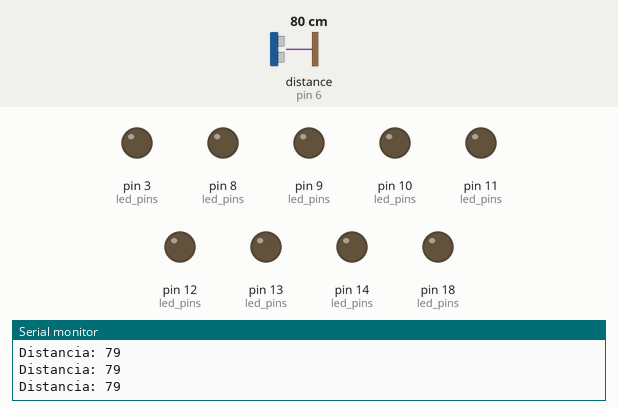
A sketch run on a simulated Arduino Uno, built with avr-gcc and run on an emulated ATmega328P. Shown: output pins drawn as LEDs (lit = HIGH), the last lines printed to the serial monitor. Wiring (inferred from the names in the program): ultrasonic range finder: trigger pin 7; echo pin 6. Inputs (shaded band) come from the test bench; at power-on: distance to the obstacle (sensor on pin 6) 80 cm. The echo pulse lasts 58.3 µs per cm; pins used as bus, display or sensor lines are not drawn.

Above: at 1.3 s.
1.4 s: distance to the obstacle (sensor on pin 6) set to 54 cm
2.9 s: distance to the obstacle (sensor on pin 6) set to 47 cm
At 4.2 s:
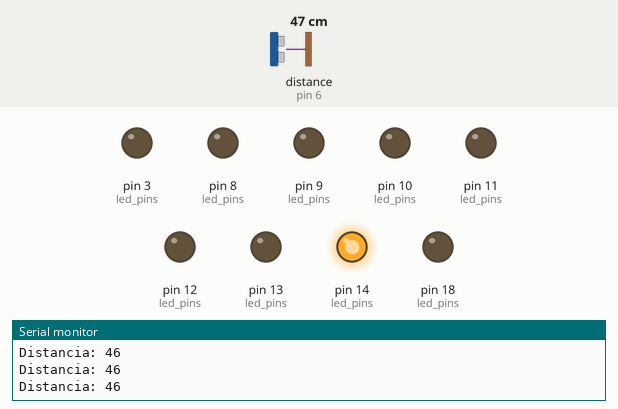
4.5 s: distance to the obstacle (sensor on pin 6) set to 43 cm
At 4.8 s:
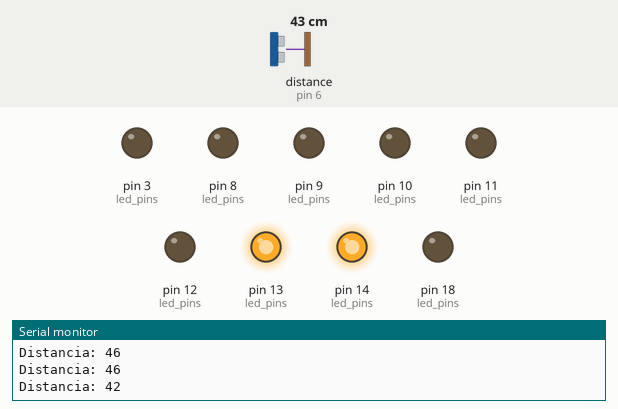
6.0 s: distance to the obstacle (sensor on pin 6) set to 40 cm
At 6.3 s:
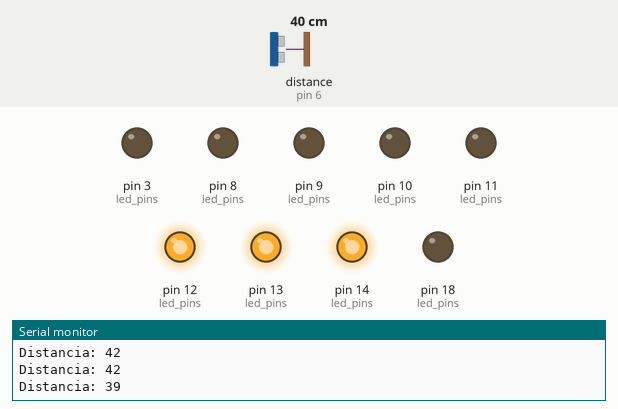
7.5 s: distance to the obstacle (sensor on pin 6) set to 2 cm
At 8.7 s:
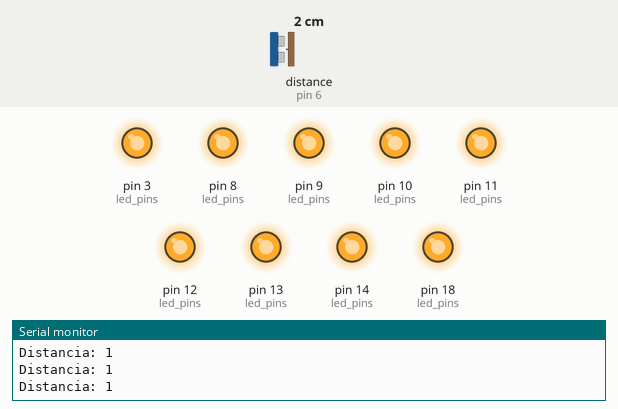
9.0 s: distance to the obstacle (sensor on pin 6) set to 60 cm
At 10.3 s:
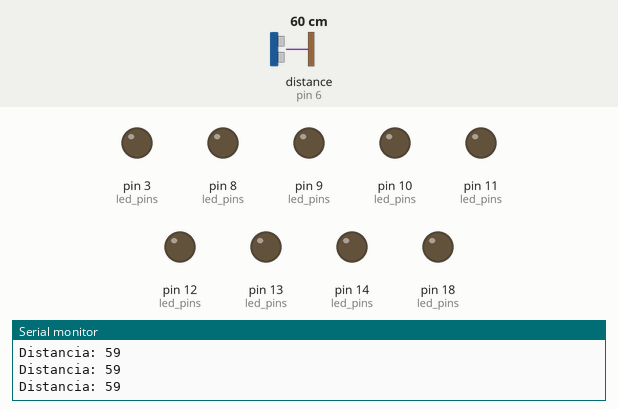
Timing chart, 0 to 11.5 s (numbered marks = the images above; inputs shaded):
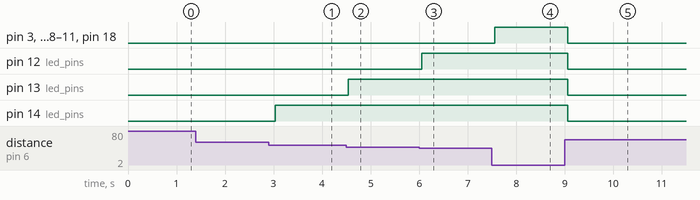

Measured:
- the behaviour switches between 51 and 50 cm on distance to the obstacle (sensor on pin 6) (found by bisection; images 0 and 1)
- the behaviour switches between 46 and 45 cm on distance to the obstacle (sensor on pin 6) (found by bisection; images 1 and 2)
- the behaviour switches between 41 and 40 cm on distance to the obstacle (sensor on pin 6) (found by bisection; images 2 and 3)
- after the input at 2.9 s, pin 14 (led_pins): LOW → HIGH after 0.13 s
- after the input at 4.5 s, pin 13 (led_pins): LOW → HIGH at once
- after the input at 6.0 s, pin 12 (led_pins): LOW → HIGH after 0.05 s
- after the input at 7.5 s, pin 3 (led_pins), pin 8 (led_pins), pin 9 (led_pins), pin 10 (led_pins), pin 11 (led_pins), pin 18 (led_pins): LOW → HIGH after 0.06 s
- after the input at 9.0 s, pin 3 (led_pins), pin 8 (led_pins), pin 9 (led_pins), pin 10 (led_pins), pin 11 (led_pins), pin 12 (led_pins), pin 13 (led_pins), pin 14 (led_pins), pin 18 (led_pins): HIGH → LOW after 0.07 s

The sketch:

proximity_level.ino
```cpp
#include "HC_SR04.h"
#include "LED_BAR_10.h"
#include "config.h"

const int led_pins[10] = {L0, L1, L2, L3, L4, L5, L6, L7, L8, L9};

long cm;
bool leds_on[10] = {false,false,false,false,false,false,false,false,false,false};


void setup()
{
  Serial.begin(115200);
  setup_hc_sr04(TRIG, ECHO);
  setup_led_bar_10(led_pins);
}

void loop()
{
  cm = calculate_distance(TRIG, ECHO);
  Serial.print("Distancia: ");
  Serial.println(cm);

  calculate_leds_by_distance(cm, leds_on);

  turn_on_leds(led_pins, leds_on);

  delay(500);
}


void calculate_leds_by_distance(const long distance, bool *leds_on)
{
  // Checks limits.
  if (distance < 3)
  {
    for(int i=9; i>=0; i--) leds_on[i] = true;
    return;
  }

  if (distance > 50)
  {
    for(int i=9; i>=0; i--) leds_on[i] = false;
    return;
  }

  // Calculate proximity.
  int proximity_level = map(distance, 3, 50, 0, 9);

  // Reset leds.
  for(int i=9; i>=0; i--)
  {
    leds_on[i] = true;
  }

  // Set leds.
  for(int i=0; i<=proximity_level; i++)
  {
    leds_on[i] = false;
  }
}
```

HC_SR04.cpp
```cpp
#include "HC_SR04.h"
#include "Arduino.h"

void setup_hc_sr04(const int trig, const int echo)
{
  pinMode(trig, OUTPUT);
  pinMode(echo, INPUT);

  Serial.println("setup_hc_sr04 OK");
}

long calculate_distance(const int trig, const int echo)
{
  long duration, distance;

  // Send pulse.
  digitalWrite(trig, LOW);
  delayMicroseconds(4);
  digitalWrite(trig, HIGH);
  delayMicroseconds(10);
  digitalWrite(trig, LOW);

  // Recieve pulse.
  duration = pulseIn(echo, HIGH);

  // Calculate distance.

  // vel_sound = 343 m/s = 1/29.2 cm/us
  // x = v/t*2
  // distance = 1/(29.2 * 2 * t)
  distance = ((duration * 10) / 292) / 2;

  return distance;
}
```

HC_SR04.h
```cpp
#ifndef HC_SR04_H
#define HC_SR04_H

void setup_hc_sr04(const int trig, const int echo);
long calculate_distance(const int trig, const int echo);

#endif
```

LED_BAR_10.cpp
```cpp
#include "LED_BAR_10.h"
#include "Arduino.h"

void setup_led_bar_10(const int *pins)
{
  for(int i=0; i<MAX_LED; i++)
  {
    pinMode(pins[i], OUTPUT);
  }

  Serial.println("setup_led_bar_10 OK");
}


void turn_on_leds(const int *pins, const bool *leds_on)
{
  for(int i=0; i<MAX_LED; i++)
  {
    if (leds_on[i])
    {
      digitalWrite(pins[i], HIGH);
    }
    else
    {
      digitalWrite(pins[i], LOW);
    }
  }
}

void reset_leds(const int *pins)
{
  for(int i=0; i<MAX_LED;i++)
  {
    digitalWrite(pins[i], LOW);
  }
}
```

LED_BAR_10.h
```cpp
#ifndef LED_BAR_H
#define LED_BAR_H

#define MAX_LED 10

void setup_led_bar_10(const int *pins);
void turn_on_leds(const int *pins, const bool *leds_on);
void reset_leds();

#endif
```

config.h
```cpp
#ifndef CONFIG_H
#define CONFIG_H

#define TRIG 7
#define ECHO 6

#define L0 18
#define L1 8
#define L2 3
#define L3 46
#define L4 9
#define L5 10
#define L6 11
#define L7 12
#define L8 13
#define L9 14

#endif
```
